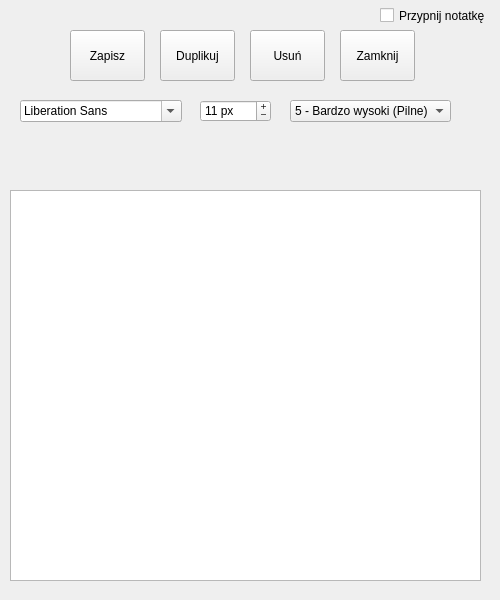
<?xml version="1.0" encoding="UTF-8"?>
<ui version="4.0">
 <class>notatka</class>
 <widget class="QWidget" name="notatka">
  <property name="geometry">
   <rect>
    <x>0</x>
    <y>0</y>
    <width>500</width>
    <height>600</height>
   </rect>
  </property>
  <property name="minimumSize">
   <size>
    <width>500</width>
    <height>600</height>
   </size>
  </property>
  <property name="maximumSize">
   <size>
    <width>500</width>
    <height>600</height>
   </size>
  </property>
  <property name="windowTitle">
   <string>Form</string>
  </property>
  <widget class="QPushButton" name="przyciskZapisz">
   <property name="geometry">
    <rect>
     <x>70</x>
     <y>30</y>
     <width>75</width>
     <height>51</height>
    </rect>
   </property>
   <property name="text">
    <string>Zapisz</string>
   </property>
  </widget>
  <widget class="QPushButton" name="przyciskDuplikuj">
   <property name="geometry">
    <rect>
     <x>160</x>
     <y>30</y>
     <width>75</width>
     <height>51</height>
    </rect>
   </property>
   <property name="text">
    <string>Duplikuj</string>
   </property>
  </widget>
  <widget class="QPushButton" name="przyciskZamknij">
   <property name="geometry">
    <rect>
     <x>340</x>
     <y>30</y>
     <width>75</width>
     <height>51</height>
    </rect>
   </property>
   <property name="text">
    <string>Zamknij</string>
   </property>
  </widget>
  <widget class="QPushButton" name="PrzyciskUsun">
   <property name="geometry">
    <rect>
     <x>250</x>
     <y>30</y>
     <width>75</width>
     <height>51</height>
    </rect>
   </property>
   <property name="text">
    <string>Usuń</string>
   </property>
  </widget>
  <widget class="QTextEdit" name="textEdit">
   <property name="geometry">
    <rect>
     <x>10</x>
     <y>190</y>
     <width>471</width>
     <height>391</height>
    </rect>
   </property>
  </widget>
  <widget class="QFontComboBox" name="fontComboBox">
   <property name="geometry">
    <rect>
     <x>20</x>
     <y>100</y>
     <width>162</width>
     <height>22</height>
    </rect>
   </property>
  </widget>
  <widget class="QSpinBox" name="spinWielkoscCzcionki">
   <property name="geometry">
    <rect>
     <x>200</x>
     <y>100</y>
     <width>71</width>
     <height>22</height>
    </rect>
   </property>
   <property name="buttonSymbols">
    <enum>QAbstractSpinBox::ButtonSymbols::PlusMinus</enum>
   </property>
   <property name="suffix">
    <string> px</string>
   </property>
   <property name="prefix">
    <string/>
   </property>
   <property name="minimum">
    <number>2</number>
   </property>
   <property name="maximum">
    <number>128</number>
   </property>
   <property name="value">
    <number>11</number>
   </property>
  </widget>
  <widget class="QComboBox" name="comboPriorytet">
   <property name="geometry">
    <rect>
     <x>290</x>
     <y>100</y>
     <width>161</width>
     <height>22</height>
    </rect>
   </property>
   <item>
    <property name="text">
     <string>5 - Bardzo wysoki (Pilne)</string>
    </property>
   </item>
   <item>
    <property name="text">
     <string>4 - Wysoki</string>
    </property>
   </item>
   <item>
    <property name="text">
     <string>3 - Średni</string>
    </property>
   </item>
   <item>
    <property name="text">
     <string>2 - Niski</string>
    </property>
   </item>
   <item>
    <property name="text">
     <string>1 - Bardzo niski</string>
    </property>
   </item>
  </widget>
  <widget class="QCheckBox" name="checkPrzypnij">
   <property name="geometry">
    <rect>
     <x>380</x>
     <y>0</y>
     <width>111</width>
     <height>31</height>
    </rect>
   </property>
   <property name="toolTip">
    <string>&lt;html&gt;&lt;head/&gt;&lt;body&gt;&lt;p&gt;Notatka po zaznaczeniu tej opcji zostanie przypięta i będzie zawsze na wierzchu&lt;/p&gt;&lt;/body&gt;&lt;/html&gt;</string>
   </property>
   <property name="text">
    <string>Przypnij notatkę</string>
   </property>
  </widget>
 </widget>
 <resources/>
 <connections/>
</ui>
